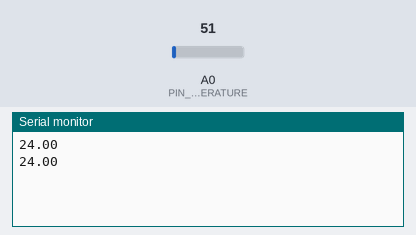
Bench run of a sketch on a simulated Arduino Uno, built with avr-gcc and run on an emulated ATmega328P. Shown: the last lines printed to the serial monitor. The test bench sets the inputs (shaded band); at power-on: A0 (PIN_TEMPERATURE) = 51.

Above: at 1.8 s.
1.9 s: A0 (PIN_TEMPERATURE) set to 61
At 2.7 s:
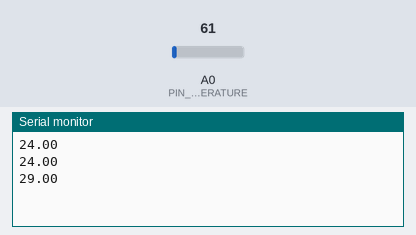
3.4 s: A0 (PIN_TEMPERATURE) set to 71
At 4.8 s:
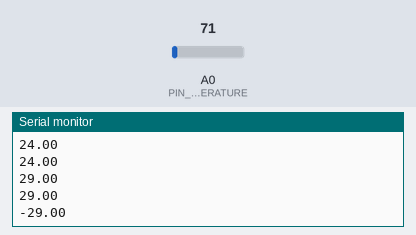
Timing chart, 0 to 6.4 s (numbered marks = the images above; inputs shaded):
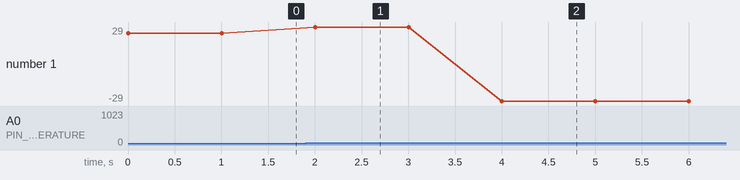

The sketch:

temperature.ino
```cpp
/*
  温度センサの値をArduino IDEのシリアルモニタに送信して表示するサンプルプログラム。
  ※配線を間違えると温度センサが高温状態となり、破損する恐れがある。データシートをよく確認すること。

*/

#include <Arduino.h>

#define PIN_TEMPERATURE (A0)

void setup() {
    Serial.begin(9600);
}

void loop() {
    int v_out = analogRead(PIN_TEMPERATURE);
    float celsius = 100 * 5 * v_out / 1024;
    Serial.print(celsius);
    Serial.println("");
    delay(1000);
}
```

Measured:
- after the input at 1.9 s, the serial monitor: prints a new line after 0.10 s (image 1)
- after the input at 3.4 s, the serial monitor: prints a new line after 0.60 s (image 2)
- plotted number 1: 24 → 29 after the input at 1.9 s, 29 → -29 after the input at 3.4 s
